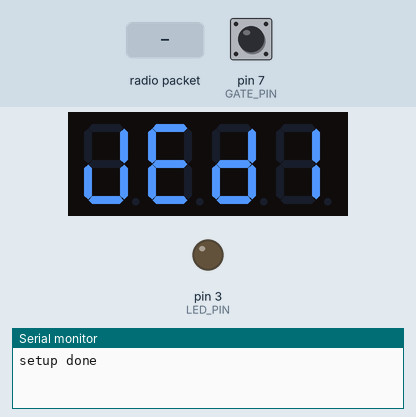
Bench run of a sketch on a simulated Arduino Uno, built with avr-gcc and run on an emulated ATmega328P. On the bench: 4-digit seven-segment display, output pins drawn as LEDs (lit = HIGH), the last lines printed to the serial monitor. Inputs (shaded band) come from the test bench; at power-on: pin 7 (GATE_PIN) HIGH. No radio packets arrive unless stated.

Above: at 1.2 s.
1.3 s: pin 7 (GATE_PIN) pulled LOW for 0.15 s
2.0 s: radio packet "gate" arrives
At 2.3 s:
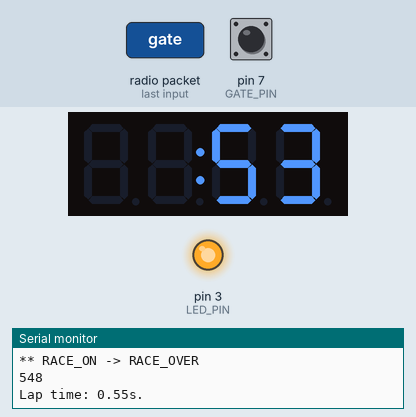
3.5 s: pin 7 (GATE_PIN) pulled LOW for 1 s
5.1 s: radio packet "ping" arrives
At 5.47 s:
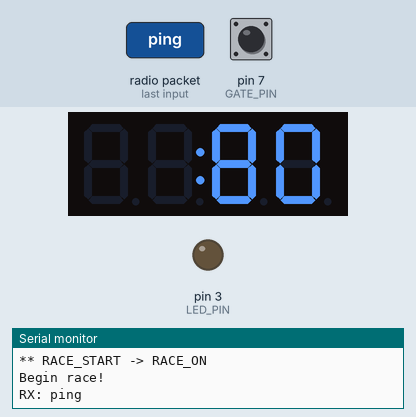
Timing chart, 0 to 9.1 s (numbered marks = the images above; inputs shaded):
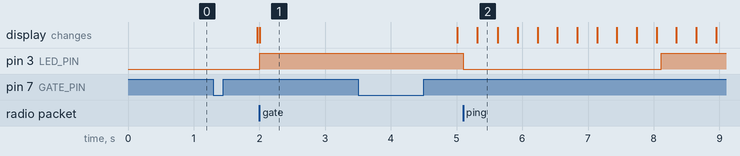

The sketch:

lap-timer.ino
```cpp
/*
 * File name:    lap-timer.ino
 * File Created: 2019-01-19T21:00:34
 *
 * Arduino lap timer that supports second gate wirelessly.
 *
 * State diagram:
 *
 *    https://www.lucidchart.com/invitations/accept/1b5df8e3-d3ed-4f34-a198-4cc613daef91
 */

#include "timertypes.h"

// == RF24 start
#include <SPI.h>
#include <nRF24L01.h>
#include <RF24.h>

//create an RF24 object
RF24 radio(9, 8);  // CE, CSN

//address through which two modules communicate.
const byte address[6] = "00001";
// == RF24 end

// == adafruit start
#include "Adafruit_LEDBackpack.h"
#include "Adafruit_GFX.h"
Adafruit_7segment adafruit = Adafruit_7segment();
// == adafruit end

const int LED_PIN = 3;
const int GATE_PIN = 7;

/**
 * Set up adafruit display
 */
void setupAdafruit() {
  adafruit.begin(0x70);
  //adafruit.drawColon(true);
  //adafruit.print(0, DEC);
  adafruit.setBrightness(15);
  //adafruit.drawColon(true);
  adafruit.writeDigitRaw(2, 2);
  adafruit.writeDigitRaw(0, 0b00011110);
  adafruit.writeDigitRaw(1, 0b01111001);
  adafruit.writeDigitRaw(2, 0x10);
  adafruit.writeDigitRaw(3, 0b01011110);
  adafruit.writeDigitRaw(4, 0b00000110);
  adafruit.writeDisplay();
}

/**
 * Set up RF24 communication as a receiver.
 */
void setupComm() {
  radio.begin();
  // set the address
  radio.openReadingPipe(0, address);
  radio.setPALevel(RF24_PA_MIN);
  // set module as receiver
  radio.startListening();
}

/**
 * Setup Arduino.
 */
void setup() {
  Serial.begin(9600);

  // led output
  pinMode(LED_PIN, OUTPUT);
  // beam sensor
  pinMode(GATE_PIN, INPUT_PULLUP);
  // display
  setupAdafruit();
  // comm
  setupComm();

  Serial.println("setup done");
}

/**
 * Calculate runtime based on the given start time.
 */
double runtime(unsigned long starttime) {
  return (millis() - starttime) / 1000.00;
}

// -- program globals -------------
State state = RACE_OVER;
unsigned long rxLastPing = millis();
unsigned long startTime = 0;
// --------------------------------

void checkPodConnection(PodMsg msg) {
  unsigned long now = millis();
  if (msg == POD_HEARTBEAT) {
    digitalWrite(3, LOW);
    rxLastPing = now;
  } else if (now - rxLastPing > 3000) {
    digitalWrite(3, HIGH);
  }
}

/**
 * Read beam senor / gate state.
 */
GateState getGateStatus() {
  return digitalRead(GATE_PIN) == 1 ? GATE_OPEN : GATE_CLOSED;
}

/**
 * Check if pod has sent any messages.
 */
PodMsg checkMessages() {
  if (radio.available()) {
    char text[32] = "";
    radio.read(&text, sizeof(text));

    Serial.print("RX: ");
    Serial.println(text);

    if (strcmp(text, "gate") == 0) {
      return POD_GATE;
    } else if (strcmp(text, "ping") == 0) {
      return POD_HEARTBEAT;
    } else {
      return POD_NOTHING;
    }
  } else {
    return POD_NOTHING;
  }
}

/**
 * Starts the timer.
 *
 * Call this when transferring to RACE_ON state.
 */
void raceStarted() {
  startTime = millis();
  Serial.println("Begin race!");
  // prevent false starts
  delay(500);
}

/**
 * State handler for RACE_OVER state.
 */
State takeActionWhenRaceOver(GateState gatestate, PodMsg podmsg) {
  if (gatestate == GATE_CLOSED) {
    Serial.println("** RACE_OVER -> RACE_START");
    return RACE_START;
  }

  if (podmsg == POD_GATE) {
    Serial.println("** RACE_OVER -> RACE_ON");
    raceStarted();
    return RACE_ON;
  }

  return RACE_OVER;
}

/**
 * State handler for RACE_START state.
 */
State takeActionWhenRaceStart(GateState gatestate, PodMsg podmsg) {
  if (gatestate == GATE_OPEN) {
    Serial.println("** RACE_START -> RACE_ON");
    raceStarted();
    return RACE_ON;
  }

  return RACE_START;
}

/**
 * State handler for RACE_ON state.
 */
State takeActionWhenRaceOn(GateState gatestate, PodMsg podmsg) {
  if (gatestate == GATE_CLOSED || podmsg == POD_GATE) {
    Serial.println("** RACE_ON -> RACE_OVER");
    Serial.println(millis() - startTime);
    float laptime = runtime(startTime);
    Serial.print("Lap time: ");
    Serial.print(laptime);
    Serial.println("s.");
    digitalWrite(3, HIGH);
    delay(1000);
    return RACE_OVER;
  } else {
    double t = runtime(startTime);
    adafruit.print(int(t * 100), DEC);
    adafruit.drawColon(true);
    adafruit.writeDisplay();
  }

  return RACE_ON;
}

/**
 * Just calls appropriate state handler based on current state.
 */
State takeAction(State currstate, GateState gatestate, PodMsg podmsg) {
  if (currstate == RACE_OVER) {
    return takeActionWhenRaceOver(gatestate, podmsg);
  } else if (currstate == RACE_START) {
    return takeActionWhenRaceStart(gatestate, podmsg);
  } else if (currstate == RACE_ON) {
    return takeActionWhenRaceOn(gatestate, podmsg);
  } else {
    Serial.println("ERROR: unknown state");
  }
}

/**
 * The main loop.
 */
void loop() {
  // read gate state
  GateState gate = getGateStatus();
  // check messages
  PodMsg msg = checkMessages();
  // take action based on current state, gate state and pod message
  state = takeAction(state, gate, msg);
  // slight delay before next loop
  checkPodConnection(msg);
  delay(10);
}
```

timertypes.h
```cpp
/*
 * File name:    timertypes.h
 * File Created: 2020-04-25T10:26:25
 */

/*
 * Lap timer types
 */

// Pod messages
enum PodMsg {
  POD_NOTHING = 1,
  POD_GATE,
  POD_HEARTBEAT,
};

// Beam sensor / gate states
enum GateState {
  GATE_OPEN = 1,  // nothing is blocking the beam
  GATE_CLOSED,    // beam is blocked
};

enum State {
  RACE_OVER = 1,  // initial state
  RACE_START,     // race is about to start (beam is blocked)
  RACE_ON,        // race is on!
};
```

Measured:
- after the input at 2.0 s, pin 3 (LED_PIN): LOW → HIGH after 0.00 s instead of 1.0 s
- after the input at 5.1 s, pin 3 (LED_PIN): HIGH → LOW at once, → HIGH 3.0 s later
